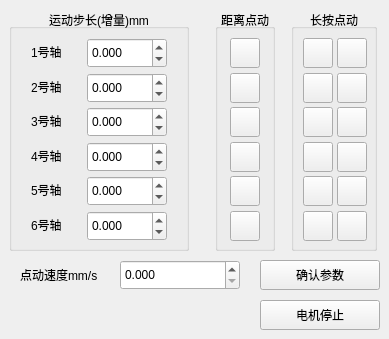
    <widget class="QWidget" name="tab_singleJog">
     <attribute name="title">
      <string>单轴运动</string>
     </attribute>
     <widget class="QGroupBox" name="groupBox_13">
      <property name="geometry">
       <rect>
        <x>9</x>
        <y>9</y>
        <width>180</width>
        <height>242</height>
       </rect>
      </property>
      <property name="minimumSize">
       <size>
        <width>180</width>
        <height>0</height>
       </size>
      </property>
      <property name="maximumSize">
       <size>
        <width>180</width>
        <height>16777215</height>
       </size>
      </property>
      <property name="title">
       <string>运动步长(增量)mm</string>
      </property>
      <property name="alignment">
       <set>Qt::AlignCenter</set>
      </property>
      <layout class="QGridLayout" name="gridLayout_7">
       <item row="0" column="0">
        <widget class="QLabel" name="label_25">
         <property name="minimumSize">
          <size>
           <width>40</width>
           <height>20</height>
          </size>
         </property>
         <property name="maximumSize">
          <size>
           <width>40</width>
           <height>20</height>
          </size>
         </property>
         <property name="text">
          <string>1号轴</string>
         </property>
         <property name="alignment">
          <set>Qt::AlignLeading|Qt::AlignLeft|Qt::AlignVCenter</set>
         </property>
        </widget>
       </item>
       <item row="0" column="1">
        <widget class="QDoubleSpinBox" name="led_jogInc1">
         <property name="minimumSize">
          <size>
           <width>80</width>
           <height>30</height>
          </size>
         </property>
         <property name="maximumSize">
          <size>
           <width>80</width>
           <height>30</height>
          </size>
         </property>
         <property name="decimals">
          <number>3</number>
         </property>
         <property name="minimum">
          <double>-1000.000000000000000</double>
         </property>
         <property name="maximum">
          <double>1000.000000000000000</double>
         </property>
        </widget>
       </item>
       <item row="1" column="0">
        <widget class="QLabel" name="label_26">
         <property name="minimumSize">
          <size>
           <width>40</width>
           <height>20</height>
          </size>
         </property>
         <property name="maximumSize">
          <size>
           <width>40</width>
           <height>20</height>
          </size>
         </property>
         <property name="text">
          <string>2号轴</string>
         </property>
        </widget>
       </item>
       <item row="1" column="1">
        <widget class="QDoubleSpinBox" name="led_jogInc2">
         <property name="minimumSize">
          <size>
           <width>80</width>
           <height>30</height>
          </size>
         </property>
         <property name="maximumSize">
          <size>
           <width>80</width>
           <height>30</height>
          </size>
         </property>
         <property name="decimals">
          <number>3</number>
         </property>
         <property name="minimum">
          <double>-1000.000000000000000</double>
         </property>
         <property name="maximum">
          <double>1000.000000000000000</double>
         </property>
        </widget>
       </item>
       <item row="2" column="0">
        <widget class="QLabel" name="label_27">
         <property name="minimumSize">
          <size>
           <width>40</width>
           <height>20</height>
          </size>
         </property>
         <property name="maximumSize">
          <size>
           <width>40</width>
           <height>20</height>
          </size>
         </property>
         <property name="text">
          <string>3号轴</string>
         </property>
        </widget>
       </item>
       <item row="2" column="1">
        <widget class="QDoubleSpinBox" name="led_jogInc3">
         <property name="minimumSize">
          <size>
           <width>80</width>
           <height>30</height>
          </size>
         </property>
         <property name="maximumSize">
          <size>
           <width>80</width>
           <height>30</height>
          </size>
         </property>
         <property name="decimals">
          <number>3</number>
         </property>
         <property name="minimum">
          <double>-1000.000000000000000</double>
         </property>
         <property name="maximum">
          <double>1000.000000000000000</double>
         </property>
        </widget>
       </item>
       <item row="3" column="0">
        <widget class="QLabel" name="label_29">
         <property name="minimumSize">
          <size>
           <width>40</width>
           <height>20</height>
          </size>
         </property>
         <property name="maximumSize">
          <size>
           <width>40</width>
           <height>20</height>
          </size>
         </property>
         <property name="text">
          <string>4号轴</string>
         </property>
        </widget>
       </item>
       <item row="3" column="1">
        <widget class="QDoubleSpinBox" name="led_jogInc4">
         <property name="minimumSize">
          <size>
           <width>80</width>
           <height>30</height>
          </size>
         </property>
         <property name="maximumSize">
          <size>
           <width>80</width>
           <height>30</height>
          </size>
         </property>
         <property name="decimals">
          <number>3</number>
         </property>
         <property name="minimum">
          <double>-1000.000000000000000</double>
         </property>
         <property name="maximum">
          <double>1000.000000000000000</double>
         </property>
        </widget>
       </item>
       <item row="4" column="0">
        <widget class="QLabel" name="label_30">
         <property name="minimumSize">
          <size>
           <width>40</width>
           <height>20</height>
          </size>
         </property>
         <property name="maximumSize">
          <size>
           <width>40</width>
           <height>20</height>
          </size>
         </property>
         <property name="text">
          <string>5号轴</string>
         </property>
        </widget>
       </item>
       <item row="4" column="1">
        <widget class="QDoubleSpinBox" name="led_jogInc5">
         <property name="minimumSize">
          <size>
           <width>80</width>
           <height>30</height>
          </size>
         </property>
         <property name="maximumSize">
          <size>
           <width>80</width>
           <height>30</height>
          </size>
         </property>
         <property name="decimals">
          <number>3</number>
         </property>
         <property name="minimum">
          <double>-1000.000000000000000</double>
         </property>
         <property name="maximum">
          <double>1000.000000000000000</double>
         </property>
        </widget>
       </item>
       <item row="5" column="0">
        <widget class="QLabel" name="label_31">
         <property name="minimumSize">
          <size>
           <width>40</width>
           <height>20</height>
          </size>
         </property>
         <property name="maximumSize">
          <size>
           <width>40</width>
           <height>20</height>
          </size>
         </property>
         <property name="text">
          <string>6号轴</string>
         </property>
        </widget>
       </item>
       <item row="5" column="1">
        <widget class="QDoubleSpinBox" name="led_jogInc6">
         <property name="minimumSize">
          <size>
           <width>80</width>
           <height>30</height>
          </size>
         </property>
         <property name="maximumSize">
          <size>
           <width>80</width>
           <height>30</height>
          </size>
         </property>
         <property name="decimals">
          <number>3</number>
         </property>
         <property name="minimum">
          <double>-1000.000000000000000</double>
         </property>
         <property name="maximum">
          <double>1000.000000000000000</double>
         </property>
        </widget>
       </item>
      </layout>
     </widget>
     <widget class="QGroupBox" name="groupBox_9">
      <property name="geometry">
       <rect>
        <x>291</x>
        <y>9</y>
        <width>86</width>
        <height>242</height>
       </rect>
      </property>
      <property name="minimumSize">
       <size>
        <width>60</width>
        <height>0</height>
       </size>
      </property>
      <property name="title">
       <string>长按点动</string>
      </property>
      <property name="alignment">
       <set>Qt::AlignCenter</set>
      </property>
      <layout class="QGridLayout" name="gridLayout_9">
       <item row="0" column="0">
        <widget class="QToolButton" name="prsJogNeg1">
         <property name="minimumSize">
          <size>
           <width>30</width>
           <height>30</height>
          </size>
         </property>
         <property name="maximumSize">
          <size>
           <width>30</width>
           <height>30</height>
          </size>
         </property>
         <property name="text">
          <string/>
         </property>
         <property name="icon">
          <iconset resource="SixUpsUiAo.qrc">
           <normaloff>:/SixUpsUiAo/icon/minus.png</normaloff>:/SixUpsUiAo/icon/minus.png</iconset>
         </property>
         <property name="iconSize">
          <size>
           <width>24</width>
           <height>24</height>
          </size>
         </property>
        </widget>
       </item>
       <item row="0" column="1">
        <widget class="QToolButton" name="prsJogPos1">
         <property name="sizePolicy">
          <sizepolicy hsizetype="Expanding" vsizetype="Expanding">
           <horstretch>0</horstretch>
           <verstretch>0</verstretch>
          </sizepolicy>
         </property>
         <property name="minimumSize">
          <size>
           <width>30</width>
           <height>30</height>
          </size>
         </property>
         <property name="maximumSize">
          <size>
           <width>30</width>
           <height>30</height>
          </size>
         </property>
         <property name="text">
          <string/>
         </property>
         <property name="icon">
          <iconset resource="SixUpsUiAo.qrc">
           <normaloff>:/SixUpsUiAo/icon/plus.png</normaloff>:/SixUpsUiAo/icon/plus.png</iconset>
         </property>
         <property name="iconSize">
          <size>
           <width>24</width>
           <height>24</height>
          </size>
         </property>
        </widget>
       </item>
       <item row="1" column="0">
        <widget class="QToolButton" name="prsJogNeg2">
         <property name="minimumSize">
          <size>
           <width>30</width>
           <height>30</height>
          </size>
         </property>
         <property name="maximumSize">
          <size>
           <width>30</width>
           <height>30</height>
          </size>
         </property>
         <property name="text">
          <string/>
         </property>
         <property name="icon">
          <iconset resource="SixUpsUiAo.qrc">
           <normaloff>:/SixUpsUiAo/icon/minus.png</normaloff>:/SixUpsUiAo/icon/minus.png</iconset>
         </property>
         <property name="iconSize">
          <size>
           <width>24</width>
           <height>24</height>
          </size>
         </property>
        </widget>
       </item>
       <item row="1" column="1">
        <widget class="QToolButton" name="prsJogPos2">
         <property name="sizePolicy">
          <sizepolicy hsizetype="Expanding" vsizetype="Expanding">
           <horstretch>0</horstretch>
           <verstretch>0</verstretch>
          </sizepolicy>
         </property>
         <property name="minimumSize">
          <size>
           <width>30</width>
           <height>30</height>
          </size>
         </property>
         <property name="maximumSize">
          <size>
           <width>30</width>
           <height>30</height>
          </size>
         </property>
         <property name="text">
          <string/>
         </property>
         <property name="icon">
          <iconset resource="SixUpsUiAo.qrc">
           <normaloff>:/SixUpsUiAo/icon/plus.png</normaloff>:/SixUpsUiAo/icon/plus.png</iconset>
         </property>
         <property name="iconSize">
          <size>
           <width>24</width>
           <height>24</height>
          </size>
         </property>
        </widget>
       </item>
       <item row="2" column="0">
        <widget class="QToolButton" name="prsJogNeg3">
         <property name="minimumSize">
          <size>
           <width>30</width>
           <height>30</height>
          </size>
         </property>
         <property name="maximumSize">
          <size>
           <width>30</width>
           <height>30</height>
          </size>
         </property>
         <property name="text">
          <string/>
         </property>
         <property name="icon">
          <iconset resource="SixUpsUiAo.qrc">
           <normaloff>:/SixUpsUiAo/icon/minus.png</normaloff>:/SixUpsUiAo/icon/minus.png</iconset>
         </property>
         <property name="iconSize">
          <size>
           <width>24</width>
           <height>24</height>
          </size>
         </property>
        </widget>
       </item>
       <item row="2" column="1">
        <widget class="QToolButton" name="prsJogPos3">
         <property name="sizePolicy">
          <sizepolicy hsizetype="Expanding" vsizetype="Expanding">
           <horstretch>0</horstretch>
           <verstretch>0</verstretch>
          </sizepolicy>
         </property>
         <property name="minimumSize">
          <size>
           <width>30</width>
           <height>30</height>
          </size>
         </property>
         <property name="maximumSize">
          <size>
           <width>30</width>
           <height>30</height>
          </size>
         </property>
         <property name="text">
          <string/>
         </property>
         <property name="icon">
          <iconset resource="SixUpsUiAo.qrc">
           <normaloff>:/SixUpsUiAo/icon/plus.png</normaloff>:/SixUpsUiAo/icon/plus.png</iconset>
         </property>
         <property name="iconSize">
          <size>
           <width>24</width>
           <height>24</height>
          </size>
         </property>
        </widget>
       </item>
       <item row="3" column="0">
        <widget class="QToolButton" name="prsJogNeg4">
         <property name="minimumSize">
          <size>
           <width>30</width>
           <height>30</height>
          </size>
         </property>
         <property name="maximumSize">
          <size>
           <width>30</width>
           <height>30</height>
          </size>
         </property>
         <property name="text">
          <string/>
         </property>
         <property name="icon">
          <iconset resource="SixUpsUiAo.qrc">
           <normaloff>:/SixUpsUiAo/icon/minus.png</normaloff>:/SixUpsUiAo/icon/minus.png</iconset>
         </property>
         <property name="iconSize">
          <size>
           <width>24</width>
           <height>24</height>
          </size>
         </property>
        </widget>
       </item>
       <item row="3" column="1">
        <widget class="QToolButton" name="prsJogPos4">
         <property name="sizePolicy">
          <sizepolicy hsizetype="Expanding" vsizetype="Expanding">
           <horstretch>0</horstretch>
           <verstretch>0</verstretch>
          </sizepolicy>
         </property>
         <property name="minimumSize">
          <size>
           <width>30</width>
           <height>30</height>
          </size>
         </property>
         <property name="maximumSize">
          <size>
           <width>30</width>
           <height>30</height>
          </size>
         </property>
         <property name="text">
          <string/>
         </property>
         <property name="icon">
          <iconset resource="SixUpsUiAo.qrc">
           <normaloff>:/SixUpsUiAo/icon/plus.png</normaloff>:/SixUpsUiAo/icon/plus.png</iconset>
         </property>
         <property name="iconSize">
          <size>
           <width>24</width>
           <height>24</height>
          </size>
         </property>
        </widget>
       </item>
       <item row="4" column="0">
        <widget class="QToolButton" name="prsJogNeg5">
         <property name="minimumSize">
          <size>
           <width>30</width>
           <height>30</height>
          </size>
         </property>
         <property name="maximumSize">
          <size>
           <width>30</width>
           <height>30</height>
          </size>
         </property>
         <property name="text">
          <string/>
         </property>
         <property name="icon">
          <iconset resource="SixUpsUiAo.qrc">
           <normaloff>:/SixUpsUiAo/icon/minus.png</normaloff>:/SixUpsUiAo/icon/minus.png</iconset>
         </property>
         <property name="iconSize">
          <size>
           <width>24</width>
           <height>24</height>
          </size>
         </property>
        </widget>
       </item>
       <item row="4" column="1">
        <widget class="QToolButton" name="prsJogPos5">
         <property name="sizePolicy">
          <sizepolicy hsizetype="Expanding" vsizetype="Expanding">
           <horstretch>0</horstretch>
           <verstretch>0</verstretch>
          </sizepolicy>
         </property>
         <property name="minimumSize">
          <size>
           <width>30</width>
           <height>30</height>
          </size>
         </property>
         <property name="maximumSize">
          <size>
           <width>30</width>
           <height>30</height>
          </size>
         </property>
         <property name="text">
          <string/>
         </property>
         <property name="icon">
          <iconset resource="SixUpsUiAo.qrc">
           <normaloff>:/SixUpsUiAo/icon/plus.png</normaloff>:/SixUpsUiAo/icon/plus.png</iconset>
         </property>
         <property name="iconSize">
          <size>
           <width>24</width>
           <height>24</height>
          </size>
         </property>
        </widget>
       </item>
       <item row="5" column="0">
        <widget class="QToolButton" name="prsJogNeg6">
         <property name="minimumSize">
          <size>
           <width>30</width>
           <height>30</height>
          </size>
         </property>
         <property name="maximumSize">
          <size>
           <width>30</width>
           <height>30</height>
          </size>
         </property>
         <property name="text">
          <string/>
         </property>
         <property name="icon">
          <iconset resource="SixUpsUiAo.qrc">
           <normaloff>:/SixUpsUiAo/icon/minus.png</normaloff>:/SixUpsUiAo/icon/minus.png</iconset>
         </property>
         <property name="iconSize">
          <size>
           <width>24</width>
           <height>24</height>
          </size>
         </property>
        </widget>
       </item>
       <item row="5" column="1">
        <widget class="QToolButton" name="prsJogPos6">
         <property name="sizePolicy">
          <sizepolicy hsizetype="Expanding" vsizetype="Expanding">
           <horstretch>0</horstretch>
           <verstretch>0</verstretch>
          </sizepolicy>
         </property>
         <property name="minimumSize">
          <size>
           <width>30</width>
           <height>30</height>
          </size>
         </property>
         <property name="maximumSize">
          <size>
           <width>30</width>
           <height>30</height>
          </size>
         </property>
         <property name="text">
          <string/>
         </property>
         <property name="icon">
          <iconset resource="SixUpsUiAo.qrc">
           <normaloff>:/SixUpsUiAo/icon/plus.png</normaloff>:/SixUpsUiAo/icon/plus.png</iconset>
         </property>
         <property name="iconSize">
          <size>
           <width>24</width>
           <height>24</height>
          </size>
         </property>
        </widget>
       </item>
      </layout>
     </widget>
     <widget class="QGroupBox" name="groupBox_10">
      <property name="geometry">
       <rect>
        <x>215</x>
        <y>9</y>
        <width>60</width>
        <height>242</height>
       </rect>
      </property>
      <property name="minimumSize">
       <size>
        <width>60</width>
        <height>0</height>
       </size>
      </property>
      <property name="title">
       <string>距离点动</string>
      </property>
      <property name="alignment">
       <set>Qt::AlignCenter</set>
      </property>
      <layout class="QGridLayout" name="gridLayout_8">
       <item row="0" column="0">
        <widget class="QToolButton" name="dipJog1">
         <property name="minimumSize">
          <size>
           <width>30</width>
           <height>30</height>
          </size>
         </property>
         <property name="maximumSize">
          <size>
           <width>30</width>
           <height>30</height>
          </size>
         </property>
         <property name="text">
          <string/>
         </property>
         <property name="icon">
          <iconset resource="SixUpsUiAo.qrc">
           <normaloff>:/SixUpsUiAo/icon/move.png</normaloff>:/SixUpsUiAo/icon/move.png</iconset>
         </property>
         <property name="iconSize">
          <size>
           <width>24</width>
           <height>24</height>
          </size>
         </property>
        </widget>
       </item>
       <item row="1" column="0">
        <widget class="QToolButton" name="dipJog2">
         <property name="minimumSize">
          <size>
           <width>30</width>
           <height>30</height>
          </size>
         </property>
         <property name="maximumSize">
          <size>
           <width>30</width>
           <height>30</height>
          </size>
         </property>
         <property name="text">
          <string/>
         </property>
         <property name="icon">
          <iconset resource="SixUpsUiAo.qrc">
           <normaloff>:/SixUpsUiAo/icon/move.png</normaloff>:/SixUpsUiAo/icon/move.png</iconset>
         </property>
         <property name="iconSize">
          <size>
           <width>24</width>
           <height>24</height>
          </size>
         </property>
        </widget>
       </item>
       <item row="2" column="0">
        <widget class="QToolButton" name="dipJog3">
         <property name="minimumSize">
          <size>
           <width>30</width>
           <height>30</height>
          </size>
         </property>
         <property name="maximumSize">
          <size>
           <width>30</width>
           <height>30</height>
          </size>
         </property>
         <property name="text">
          <string/>
         </property>
         <property name="icon">
          <iconset resource="SixUpsUiAo.qrc">
           <normaloff>:/SixUpsUiAo/icon/move.png</normaloff>:/SixUpsUiAo/icon/move.png</iconset>
         </property>
         <property name="iconSize">
          <size>
           <width>24</width>
           <height>24</height>
          </size>
         </property>
        </widget>
       </item>
       <item row="3" column="0">
        <widget class="QToolButton" name="dipJog4">
         <property name="minimumSize">
          <size>
           <width>30</width>
           <height>30</height>
          </size>
         </property>
         <property name="maximumSize">
          <size>
           <width>30</width>
           <height>30</height>
          </size>
         </property>
         <property name="text">
          <string/>
         </property>
         <property name="icon">
          <iconset resource="SixUpsUiAo.qrc">
           <normaloff>:/SixUpsUiAo/icon/move.png</normaloff>:/SixUpsUiAo/icon/move.png</iconset>
         </property>
         <property name="iconSize">
          <size>
           <width>24</width>
           <height>24</height>
          </size>
         </property>
        </widget>
       </item>
       <item row="4" column="0">
        <widget class="QToolButton" name="dipJog5">
         <property name="minimumSize">
          <size>
           <width>30</width>
           <height>30</height>
          </size>
         </property>
         <property name="maximumSize">
          <size>
           <width>30</width>
           <height>30</height>
          </size>
         </property>
         <property name="text">
          <string/>
         </property>
         <property name="icon">
          <iconset resource="SixUpsUiAo.qrc">
           <normaloff>:/SixUpsUiAo/icon/move.png</normaloff>:/SixUpsUiAo/icon/move.png</iconset>
         </property>
         <property name="iconSize">
          <size>
           <width>24</width>
           <height>24</height>
          </size>
         </property>
        </widget>
       </item>
       <item row="5" column="0">
        <widget class="QToolButton" name="dipJog6">
         <property name="minimumSize">
          <size>
           <width>30</width>
           <height>30</height>
          </size>
         </property>
         <property name="maximumSize">
          <size>
           <width>30</width>
           <height>30</height>
          </size>
         </property>
         <property name="text">
          <string/>
         </property>
         <property name="icon">
          <iconset resource="SixUpsUiAo.qrc">
           <normaloff>:/SixUpsUiAo/icon/move.png</normaloff>:/SixUpsUiAo/icon/move.png</iconset>
         </property>
         <property name="iconSize">
          <size>
           <width>24</width>
           <height>24</height>
          </size>
         </property>
        </widget>
       </item>
      </layout>
     </widget>
     <widget class="QLabel" name="label_28">
      <property name="geometry">
       <rect>
        <x>20</x>
        <y>260</y>
        <width>100</width>
        <height>30</height>
       </rect>
      </property>
      <property name="minimumSize">
       <size>
        <width>100</width>
        <height>30</height>
       </size>
      </property>
      <property name="maximumSize">
       <size>
        <width>100</width>
        <height>30</height>
       </size>
      </property>
      <property name="text">
       <string>点动速度mm/s</string>
      </property>
     </widget>
     <widget class="QDoubleSpinBox" name="led_jogSpeed">
      <property name="geometry">
       <rect>
        <x>120</x>
        <y>260</y>
        <width>120</width>
        <height>30</height>
       </rect>
      </property>
      <property name="minimumSize">
       <size>
        <width>120</width>
        <height>30</height>
       </size>
      </property>
      <property name="maximumSize">
       <size>
        <width>120</width>
        <height>30</height>
       </size>
      </property>
      <property name="decimals">
       <number>3</number>
      </property>
      <property name="minimum">
       <double>0.000000000000000</double>
      </property>
      <property name="maximum">
       <double>5.000000000000000</double>
      </property>
      <property name="singleStep">
       <double>0.100000000000000</double>
      </property>
     </widget>
     <widget class="QPushButton" name="confirmSingleParaBtn">
      <property name="geometry">
       <rect>
        <x>260</x>
        <y>260</y>
        <width>120</width>
        <height>30</height>
       </rect>
      </property>
      <property name="minimumSize">
       <size>
        <width>120</width>
        <height>30</height>
       </size>
      </property>
      <property name="maximumSize">
       <size>
        <width>100</width>
        <height>30</height>
       </size>
      </property>
      <property name="text">
       <string>确认参数</string>
      </property>
     </widget>
     <widget class="QPushButton" name="jogStopBtn">
      <property name="geometry">
       <rect>
        <x>260</x>
        <y>300</y>
        <width>120</width>
        <height>30</height>
       </rect>
      </property>
      <property name="minimumSize">
       <size>
        <width>120</width>
        <height>30</height>
       </size>
      </property>
      <property name="maximumSize">
       <size>
        <width>100</width>
        <height>30</height>
       </size>
      </property>
      <property name="text">
       <string>电机停止</string>
      </property>
     </widget>
    </widget>
